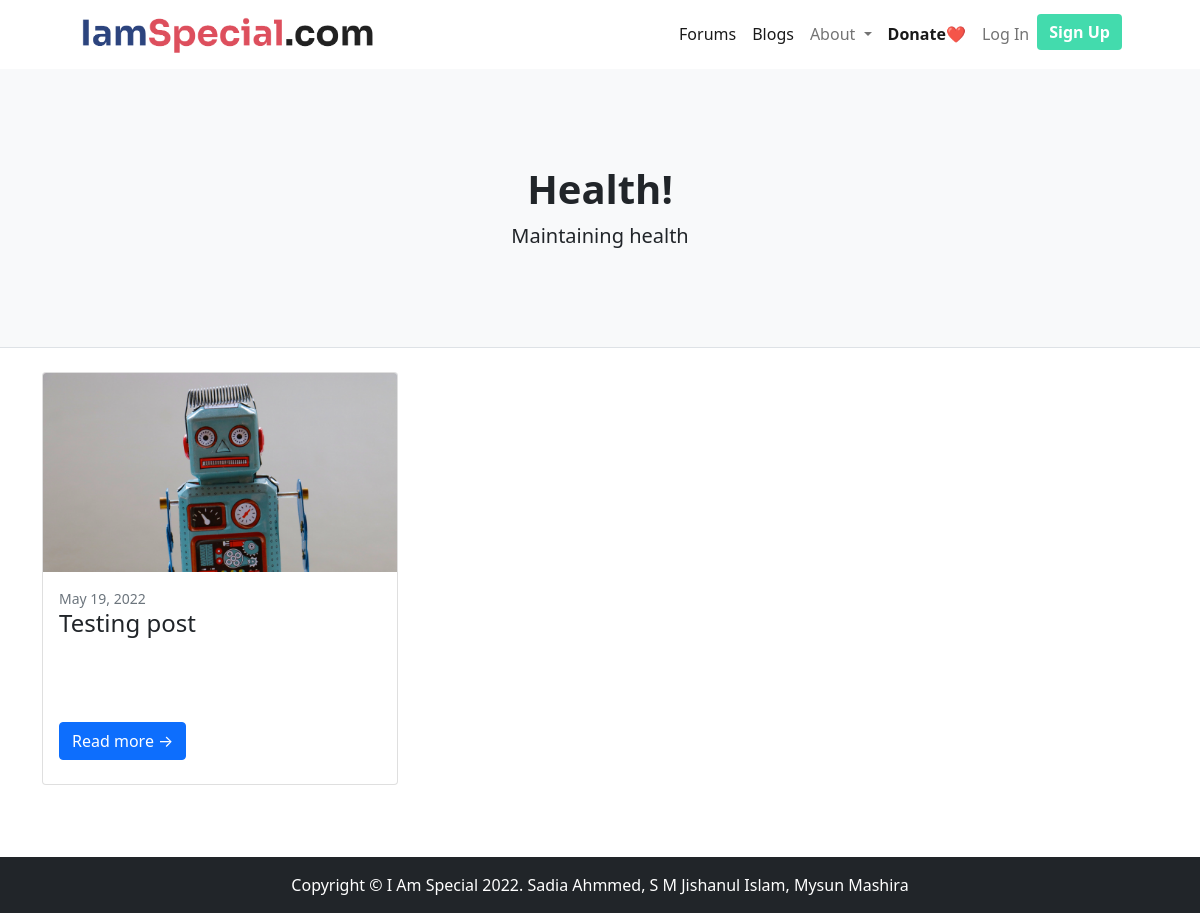
The page /blogs.php?category=8 on the database its author committed.
### tables this page shows
CREATE TABLE `blog_categories` (
  `cat_id` int(11) NOT NULL,
  `name` varchar(255) NOT NULL,
  `description` varchar(255) NOT NULL,
  `thumbnail` text NOT NULL
);

CREATE TABLE `blogs` (
  `id` int(11) NOT NULL,
  `title` varchar(255) NOT NULL,
  `content` text NOT NULL,
  `category` int(11) NOT NULL,
  `image` text NOT NULL DEFAULT 'https://dummyimage.com/900x400/ced4da/6c757d.jpg',
  `date` date NOT NULL,
  `author` int(11) NOT NULL,
  `tags` varchar(255) NOT NULL,
  `draft` enum('T','F') NOT NULL DEFAULT 'T'
);

### includes/functions.php (called while the page is built, shortened)
<?php
include_once "db.php";
function getCategoryByID($id)
{
    global $connection;
    $sql = "SELECT * FROM blog_categories WHERE cat_id='$id'";
    $res = mysqli_query($connection, $sql) or die("Failed " . mysqli_error($connection));
    if ($res) {
        return mysqli_fetch_assoc($res);
    }
}
function getBlogsByCategory($id)
{
    global $connection;
    $sql = "SELECT * FROM blogs WHERE category='$id' AND draft='F'";
    $res = mysqli_query($connection, $sql) or die("Failed " . mysqli_error($connection));
    if ($res) {
        return $res;
    }
}

### blogs.php (the view, shortened to what this page needs)
<?php include "includes/components/header.php" ?>
<?php include "includes/components/navbar.php" ?>
<?php
$category = getCategoryByID($_GET["category"]);
$blogs = getBlogsByCategory($_GET["category"]);
?>
<header class="py-5 bg-light border-bottom mb-4">
    <div class="container">
        <div class="text-center my-5">
            <div>
                <h1 class="fw-bolder"><?= $category["name"] ?>!</h1>
                <p class="lead mb-0"><?= $category["description"] ?></p>
            </div>
        </div>
    </div>
</header>
<div class="container">
    <div class="row">
        <div class="col-lg-12">
            <div class="row">
                <?php
                while ($row = mysqli_fetch_assoc($blogs)) {
                    echo "
                    <div class='col-lg-4'>
                        <div class='card mb-4' height='300px'>
                            <a href='post.php?blog={$row['id']}'><img  class='card-img-top' src='images/blogs/{$row['image']}' alt='...' /></a>
                            <div class='card-body'>
                                <div class='small text-muted'>" . date('F d, Y', strtotime($row["date"])) . "</div>
                                <h2 class='card-title h4'>{$row['title']}</h2>
                                <p class='card-text'>" . substr($row['content'], 0, 10) . "</p>
                                <br>
                                <br>
                                <a class='btn btn-primary' href='post.php?blog={$row['id']}'>Read more → </a>
                            </div>
                        </div>
                    </div>
                    ";
                }
                ?>
            </div>
        </div>
    </div>
</div>
<br>
<br>
<?php include "includes/components/footer.php" ?>

### rows shown on the page
blog_categories: name "Health", description "Maintaining health"
blogs: image (picture), date "May 19, 2022", title "Testing post"
